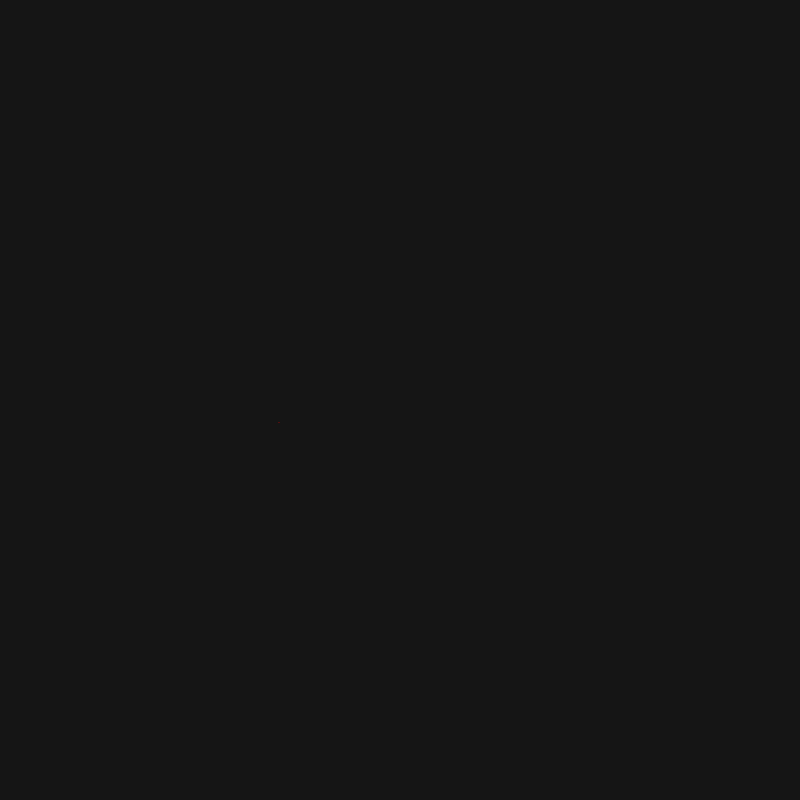
Frame 1 (no input)
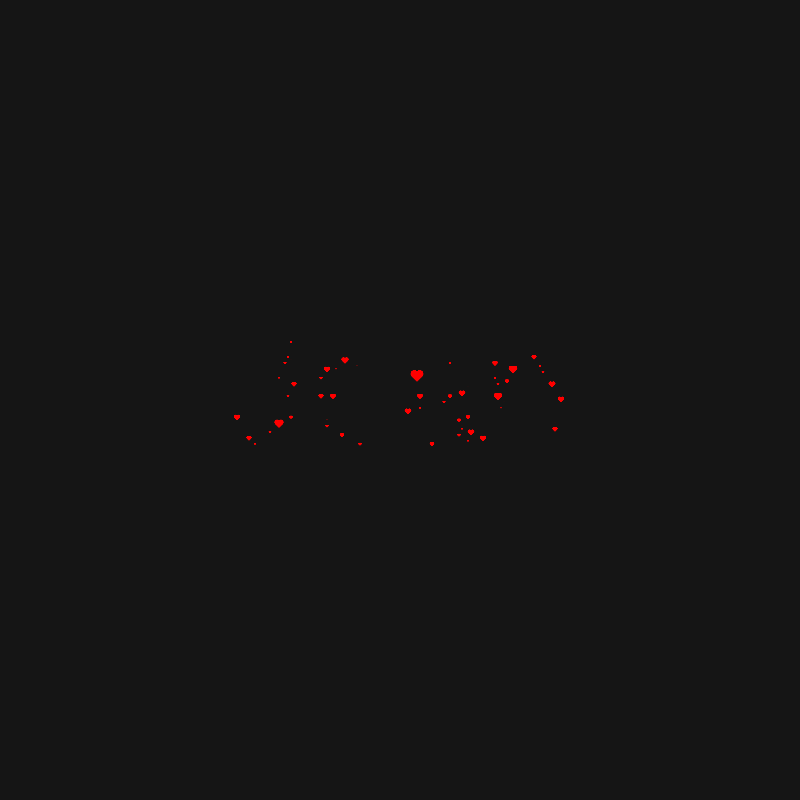
Frame 60 (no input)
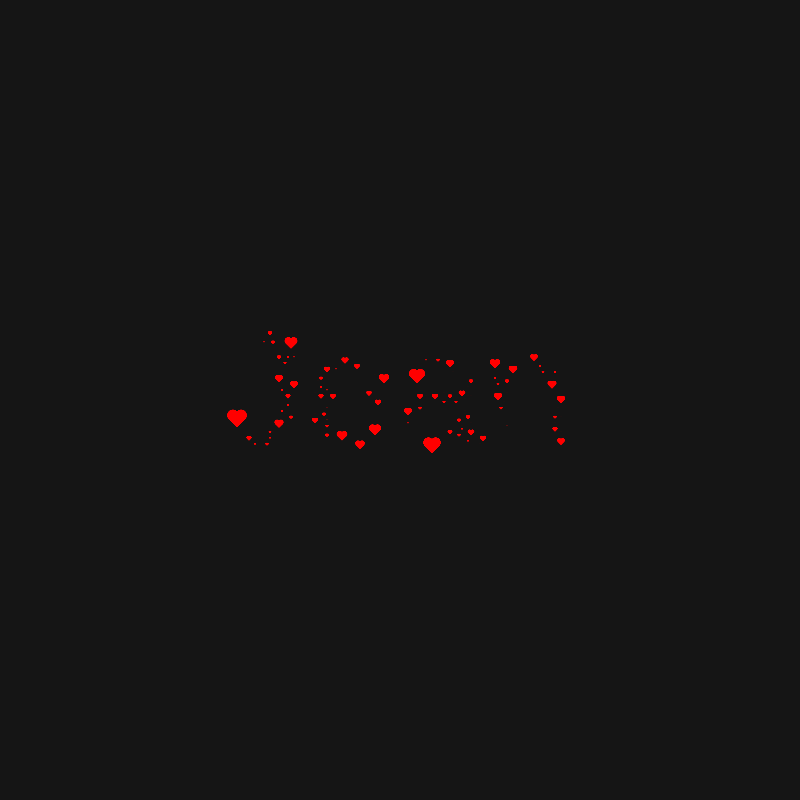
Frame 120 (the mouse pressed at the canvas centre since frame 60)

The p5.js sketch that drew these frames (run headless with seeded random() and noise() and a simulated clock; from frame 60 on, the mouse is pressed at the canvas centre):

// p5.js sketch
// ── sketch.js
const shapes = [];
const points = [];
const word = "Jean";
const size = 3;
let textGraphic = null;

function setupText(x, y, word, fontSize) {
  textGraphic = createGraphics(width, height);

  textGraphic.background(0);
  textGraphic.fill(255);
  textGraphic.pixelDensity(1);
  textGraphic.textAlign(CENTER, CENTER);
  textGraphic.textSize(fontSize);
  textGraphic.text(word, x, y);
  textGraphic.loadPixels();

  return textGraphic.pixels;
}

function heart(x, y, size) {
  push();
  noStroke();
  translate(x, y - size / 2);
  rotate(radians(45));
  square(0, 0, size);
  circle(size / 2, 0, size);
  circle(0, size / 2, size);
  pop();
}

function newShape() {
  const randomShape = random(points);
  const { x, y } = randomShape;
  let isValid = true;

  for (let i = 0; i < shapes.length; i++) {
    const s = shapes[i];
    const d = dist(x, y, s.x, s.y);

    if (d < s.r) {
      isValid = false;
      break;
    }
  }

  return isValid ? new Shape(x, y, 1) : null;
}

class Shape {
  constructor(x, y, r) {
    this.x = x;
    this.y = y;
    this.r = r;
    this.isGrowing = true;
  }

  show() {
    fill(255, 0, 0);
    heart(this.x, this.y, this.r / 1.5);
  }

  grow() {
    if (this.isGrowing) {
      this.r += 0.2;
    }
  }
}

function setup() {
  createCanvas(800, 800);
  pixelDensity(devicePixelRatio * 3);

  const pxs = setupText(width / 2, height / 2, word, 160);

  for (let y = size; y < width; y += size) {
    for (let x = size; x < width; x += size) {
      const index = (x + y * width) * 4;
      const r = pxs[index + 0];

      if (r > 128) {
        points.push({ x, y });
      }
    }
  }
}

function draw() {
  background(21);

  const total = 1;
  let count = 0;
  let attempts = 0;

  while (count < total) {
    const s = newShape();
    if (s !== null) {
      shapes.push(s);
      count++;
    }
    attempts++;
    if (attempts > 1000) {
      noLoop();
      break;
    }
  }

  for (let i = 0; i < shapes.length; i++) {
    const s = shapes[i];
    if (s.isGrowing) {
      for (let j = 0; j < shapes.length; j++) {
        const os = shapes[j];
        if (i !== j) {
          const d = dist(s.x, s.y, os.x, os.y);
          if (d - 2 < s.r + os.r) {
            s.isGrowing = false;
            break;
          }
        }
      }
    }
    s.grow();
    s.show();
  }
}
